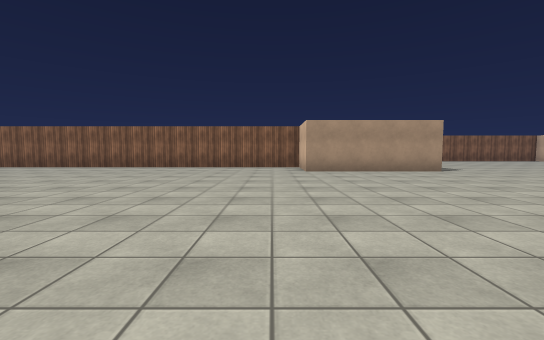
[1] (above)

18 first-person views from a walk through a 3-D level made in the Unity game engine. The camera is 1.2 m above the floor, tilts 4° down and sees 90° across. The floor is counted in squares, 2 m on a side. Each view is taken from the middle of a square. On the plan, view 1 faces up. The plan holds only what a view shows up to about 9 squares ahead; the rest is blank. The place goes on beyond the plan. The player character is not drawn. Surface patterns are stand-ins for the level's own textures.

[2]
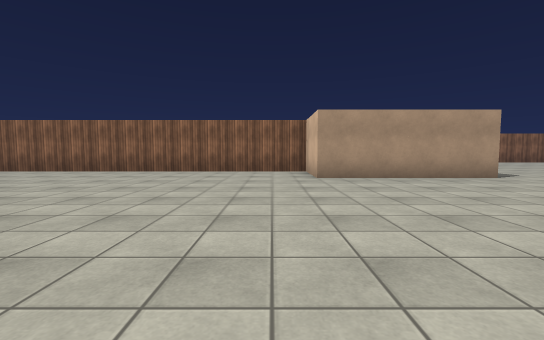

[3]
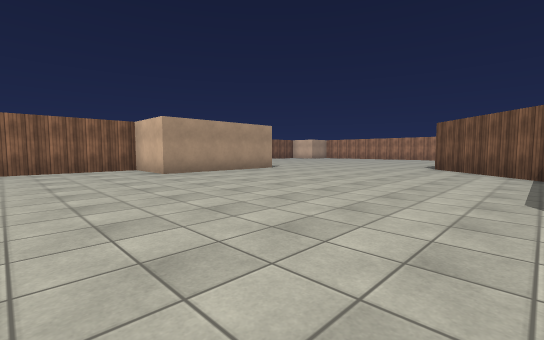

[4]
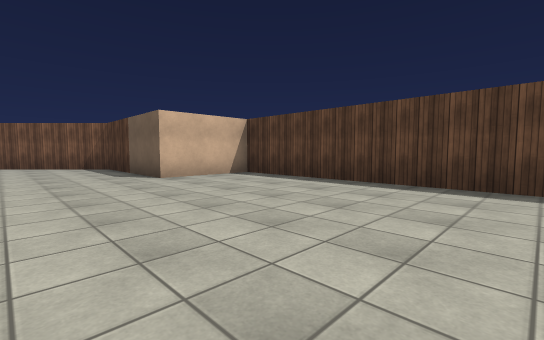

[5]
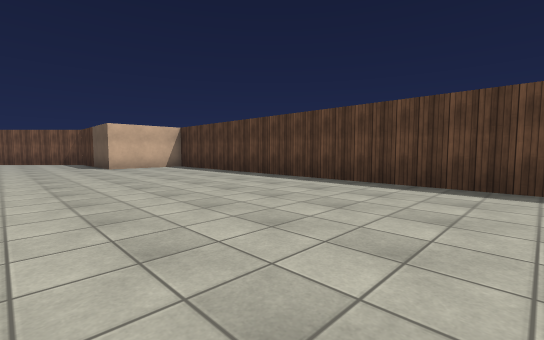

[6]
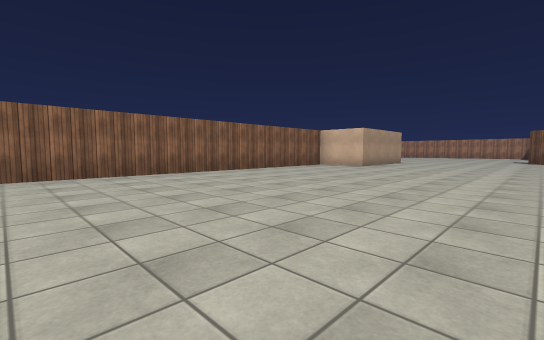

[7]
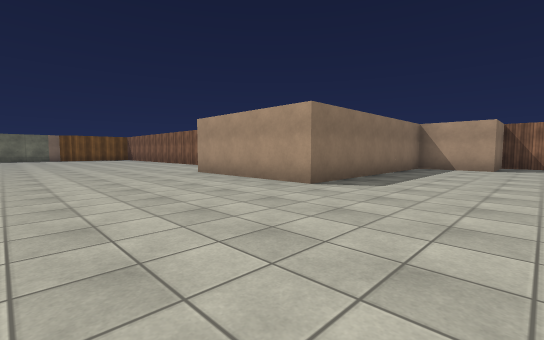

[8]
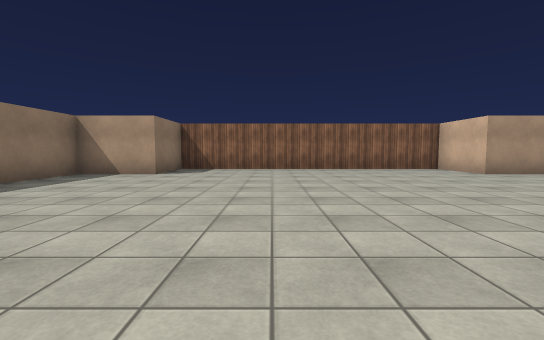

[9]
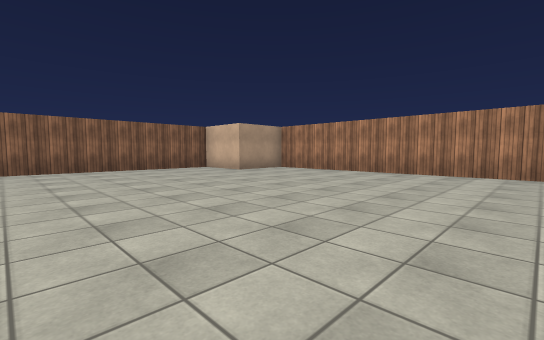

[10]
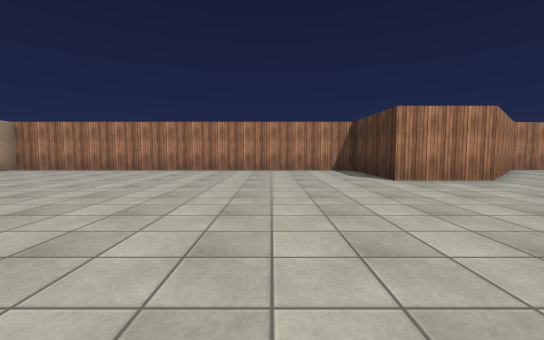

[11]
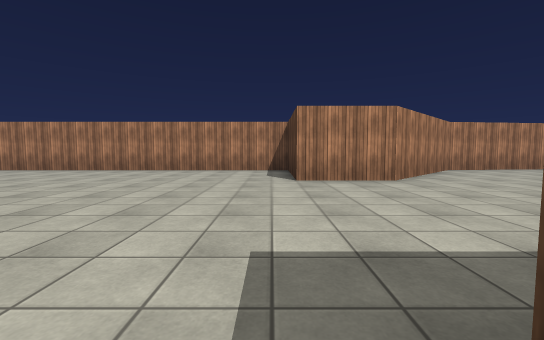

[12]
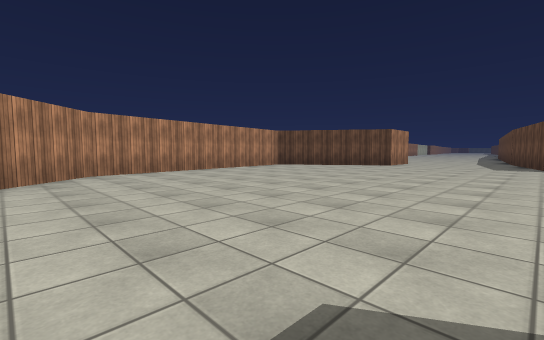

[13]
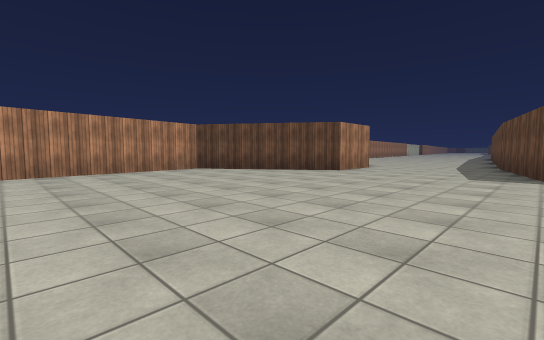

[14]
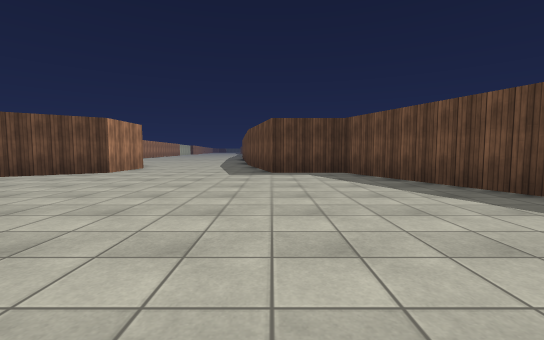

[15]
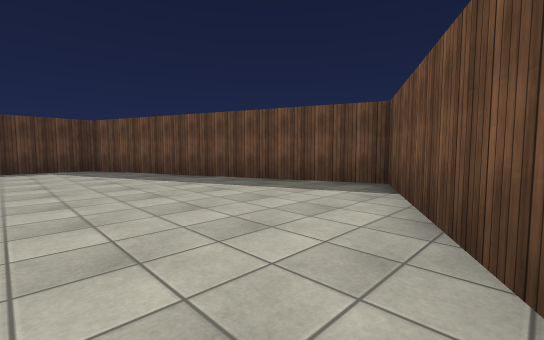

[16]
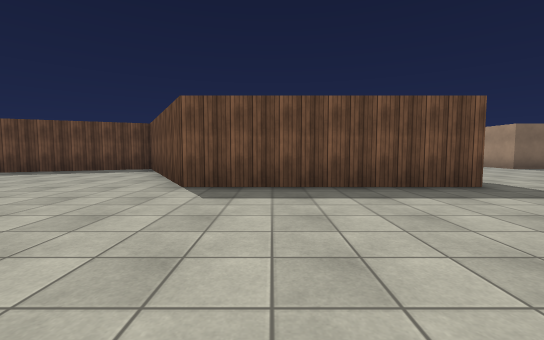

[17]
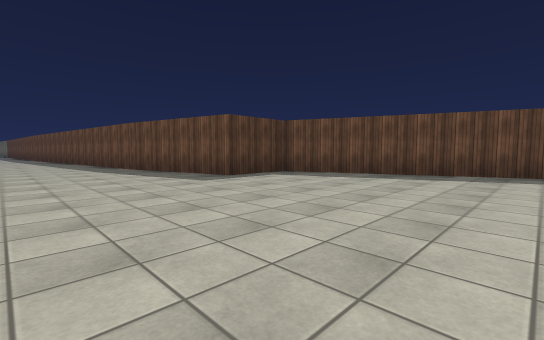

[18]
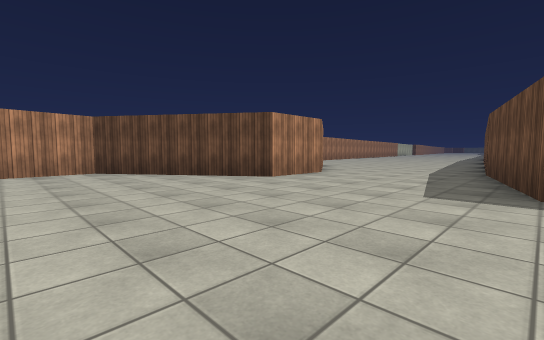

### Floor plan
Points are (right, up) in squares from view 1. A wall is a line through its corners. A room is listed if a view was taken in it or the views show most of it. See-through windows are left out.
Room 1 (views 1, 2, 3, 4, 5, 6)
walls: (5, 8) (1, 8) (1, 10) (-9.1, 10); (-9.1, -2) (1, -2) (1, 0.5) (5, 0.5) (8.1, 3.6)
ways out: opening at (6.5, 5.5) to room 2
Room 2 (views 7, 8, 9, 10, 11, 12, 13, 14, 15, 16, 17, 18)
walls: (9.5, 3.6) (9.5, -1.5) (5, -4) (8, -11.5) (10, -11.5) (11, -15.5); (14.5, -13.5) (14.5, -11.5) (18.4, -8.8) (17.5, -1.5) (14.5, 1.5) (14.5, 3.5) (17.5, 3.5) (17.5, 14) (15.5, 14) (15.5, 16) (7, 16) (7, 14) (5, 14) (5, 8)
ways out: opening at (6.5, 5.5) to room 1; opening at (13, -15)

Where each view was taken, in squares from view 1:
view 1: 0 up, 0 right, facing up
view 2: 2 up, 0 right, facing up
view 3: 1 up, 2 left, facing up-right
view 4: 3 up, 5 left, facing down-right
view 5: 3 up, 9 left, facing down-right
view 6: 3 up, 9 left, facing up-right
view 7: 4 up, 8 right, facing up-left
view 8: 7 up, 10 right, facing up
view 9: 7 up, 10 right, facing up-right
view 10: 6 up, 9 right, facing right
view 11: 4 up, 9 right, facing right
view 12: 0 up, 10 right, facing down-right
view 13: 4 down, 10 right, facing down-right
view 14: 4 down, 10 right, facing down
view 15: 2 down, 10 right, facing down-left
view 16: 0 up, 14 right, facing left
view 17: 6 down, 14 right, facing down-left
view 18: 7 down, 10 right, facing down-right
